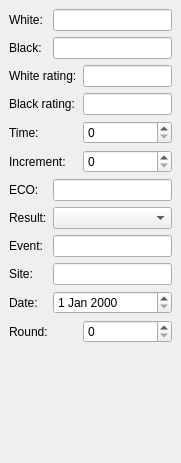
<ui version="4.0" >
 <class>Form</class>
 <widget class="QWidget" name="Form" >
  <property name="geometry" >
   <rect>
    <x>0</x>
    <y>0</y>
    <width>140</width>
    <height>463</height>
   </rect>
  </property>
  <property name="windowTitle" >
   <string>Form</string>
  </property>
  <layout class="QGridLayout" >
   <property name="margin" >
    <number>9</number>
   </property>
   <property name="spacing" >
    <number>6</number>
   </property>
   <item row="11" column="0" colspan="2" >
    <widget class="QLabel" name="label_12" >
     <property name="text" >
      <string>Round:</string>
     </property>
    </widget>
   </item>
   <item row="11" column="2" >
    <widget class="QSpinBox" name="spinBox_3" />
   </item>
   <item row="4" column="0" colspan="2" >
    <widget class="QLabel" name="label_7" >
     <property name="text" >
      <string>Time:</string>
     </property>
    </widget>
   </item>
   <item row="3" column="2" >
    <widget class="QLineEdit" name="lineEdit_4" />
   </item>
   <item row="10" column="1" colspan="2" >
    <widget class="QDateEdit" name="dateEdit" />
   </item>
   <item row="4" column="2" >
    <widget class="QSpinBox" name="spinBox" />
   </item>
   <item row="6" column="1" colspan="2" >
    <widget class="QLineEdit" name="lineEdit_9" />
   </item>
   <item row="7" column="0" >
    <widget class="QLabel" name="label_11" >
     <property name="text" >
      <string>Result:</string>
     </property>
    </widget>
   </item>
   <item row="5" column="0" colspan="2" >
    <widget class="QLabel" name="label_9" >
     <property name="text" >
      <string>Increment:</string>
     </property>
    </widget>
   </item>
   <item row="1" column="1" colspan="2" >
    <widget class="QLineEdit" name="lineEdit_2" />
   </item>
   <item row="9" column="0" >
    <widget class="QLabel" name="label_8" >
     <property name="text" >
      <string>Site:</string>
     </property>
    </widget>
   </item>
   <item row="3" column="0" colspan="2" >
    <widget class="QLabel" name="label_6" >
     <property name="text" >
      <string>Black rating:</string>
     </property>
    </widget>
   </item>
   <item row="8" column="0" >
    <widget class="QLabel" name="label_3" >
     <property name="text" >
      <string>Event:</string>
     </property>
    </widget>
   </item>
   <item row="1" column="0" >
    <widget class="QLabel" name="label_2" >
     <property name="text" >
      <string>Black:</string>
     </property>
    </widget>
   </item>
   <item row="0" column="0" >
    <widget class="QLabel" name="label" >
     <property name="text" >
      <string>White:</string>
     </property>
    </widget>
   </item>
   <item row="0" column="1" colspan="2" >
    <widget class="QLineEdit" name="lineEdit" />
   </item>
   <item row="8" column="1" colspan="2" >
    <widget class="QLineEdit" name="lineEdit_5" />
   </item>
   <item row="5" column="2" >
    <widget class="QSpinBox" name="spinBox_2" />
   </item>
   <item row="9" column="1" colspan="2" >
    <widget class="QLineEdit" name="lineEdit_7" />
   </item>
   <item row="7" column="1" colspan="2" >
    <widget class="QComboBox" name="comboBox" />
   </item>
   <item row="10" column="0" >
    <widget class="QLabel" name="label_4" >
     <property name="text" >
      <string>Date:</string>
     </property>
    </widget>
   </item>
   <item row="2" column="2" >
    <widget class="QLineEdit" name="lineEdit_3" />
   </item>
   <item row="2" column="0" colspan="2" >
    <widget class="QLabel" name="label_5" >
     <property name="text" >
      <string>White rating:</string>
     </property>
    </widget>
   </item>
   <item row="6" column="0" >
    <widget class="QLabel" name="label_10" >
     <property name="text" >
      <string>ECO:</string>
     </property>
    </widget>
   </item>
   <item row="12" column="2" >
    <spacer>
     <property name="orientation" >
      <enum>Qt::Vertical</enum>
     </property>
     <property name="sizeHint" >
      <size>
       <width>20</width>
       <height>40</height>
      </size>
     </property>
    </spacer>
   </item>
  </layout>
 </widget>
 <resources/>
 <connections/>
</ui>
